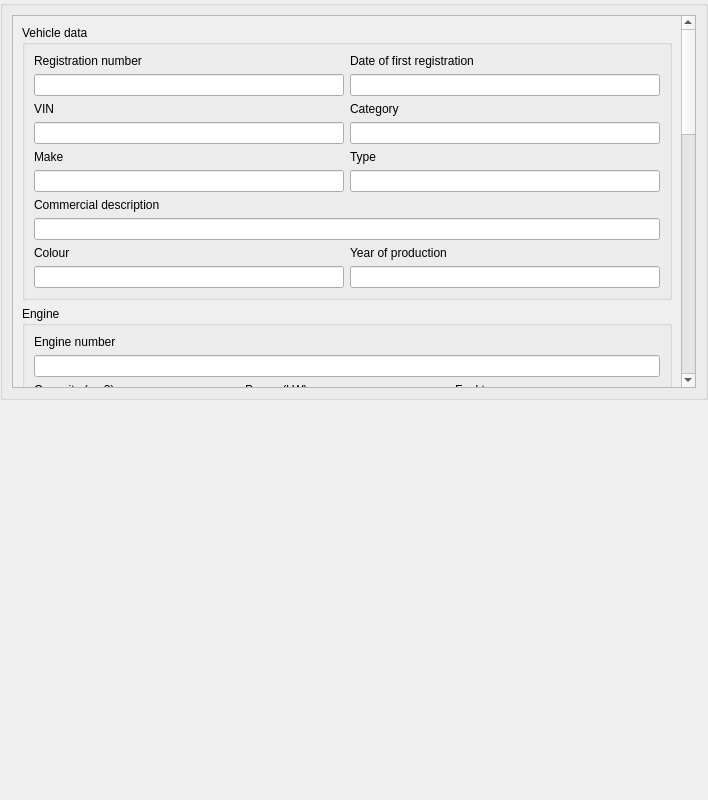
<?xml version="1.0" encoding="UTF-8"?>
<ui version="4.0">
 <class>Vehicle</class>
 <widget class="QWidget" name="Vehicle">
  <property name="geometry">
   <rect>
    <x>0</x>
    <y>0</y>
    <width>708</width>
    <height>800</height>
   </rect>
  </property>
  <property name="windowTitle">
   <string>Form</string>
  </property>
  <layout class="QVBoxLayout" name="verticalLayout">
   <property name="leftMargin"><number>0</number></property>
   <property name="topMargin"><number>0</number></property>
   <property name="rightMargin"><number>0</number></property>
   <property name="bottomMargin"><number>0</number></property>
   <item>
    <widget class="CollapsibleSection" name="vehicleCardSection">
     <property name="sizePolicy">
      <sizepolicy hsizetype="Preferred" vsizetype="Expanding">
       <horstretch>0</horstretch>
       <verstretch>0</verstretch>
      </sizepolicy>
     </property>
     <layout class="QVBoxLayout" name="verticalLayout_main">
      <!-- Scrollable content area -->
     <item>
      <widget class="QScrollArea" name="scrollArea">
       <property name="widgetResizable">
        <bool>true</bool>
       </property>
       <widget class="QWidget" name="scrollAreaWidgetContents">
        <layout class="QVBoxLayout" name="scrollLayout">
         <!-- Vehicle Data Group -->
         <item>
          <widget class="CollapsibleSection" name="vehicleGroupBox">
           <property name="title">
            <string>Vehicle data</string>
           </property>
           <layout class="QVBoxLayout" name="vehicleGroupLayout">
            <item>
             <layout class="QHBoxLayout" name="regRow">
              <item>
               <layout class="QVBoxLayout" name="regNumCol">
                <item>
                 <widget class="QLabel" name="registrationNumberLabel">
                  <property name="text">
                   <string>Registration number</string>
                  </property>
                 </widget>
                </item>
                <item>
                 <widget class="QLineEdit" name="registrationNumberLineEdit">
                  <property name="readOnly">
                   <bool>true</bool>
                  </property>
                 </widget>
                </item>
               </layout>
              </item>
              <item>
               <layout class="QVBoxLayout" name="firstRegCol">
                <item>
                 <widget class="QLabel" name="dateOfFirstRegistrationLabel">
                  <property name="text">
                   <string>Date of first registration</string>
                  </property>
                 </widget>
                </item>
                <item>
                 <widget class="QLineEdit" name="dateOfFirstRegistrationLineEdit">
                  <property name="readOnly">
                   <bool>true</bool>
                  </property>
                 </widget>
                </item>
               </layout>
              </item>
             </layout>
            </item>
            <item>
             <layout class="QHBoxLayout" name="vinRow">
              <item>
               <layout class="QVBoxLayout" name="vinCol">
                <item>
                 <widget class="QLabel" name="vehicleIdNumberLabel">
                  <property name="text">
                   <string>VIN</string>
                  </property>
                 </widget>
                </item>
                <item>
                 <widget class="QLineEdit" name="vehicleIdNumberLineEdit">
                  <property name="readOnly">
                   <bool>true</bool>
                  </property>
                 </widget>
                </item>
               </layout>
              </item>
              <item>
               <layout class="QVBoxLayout" name="categoryCol">
                <item>
                 <widget class="QLabel" name="vehicleCategoryLabel">
                  <property name="text">
                   <string>Category</string>
                  </property>
                 </widget>
                </item>
                <item>
                 <widget class="QLineEdit" name="vehicleCategoryLineEdit">
                  <property name="readOnly">
                   <bool>true</bool>
                  </property>
                 </widget>
                </item>
               </layout>
              </item>
             </layout>
            </item>
            <item>
             <layout class="QHBoxLayout" name="makeRow">
              <item>
               <layout class="QVBoxLayout" name="makeCol">
                <item>
                 <widget class="QLabel" name="vehicleMakeLabel">
                  <property name="text">
                   <string>Make</string>
                  </property>
                 </widget>
                </item>
                <item>
                 <widget class="QLineEdit" name="vehicleMakeLineEdit">
                  <property name="readOnly">
                   <bool>true</bool>
                  </property>
                 </widget>
                </item>
               </layout>
              </item>
              <item>
               <layout class="QVBoxLayout" name="typeCol">
                <item>
                 <widget class="QLabel" name="vehicleTypeLabel">
                  <property name="text">
                   <string>Type</string>
                  </property>
                 </widget>
                </item>
                <item>
                 <widget class="QLineEdit" name="vehicleTypeLineEdit">
                  <property name="readOnly">
                   <bool>true</bool>
                  </property>
                 </widget>
                </item>
               </layout>
              </item>
             </layout>
            </item>
            <item>
             <layout class="QVBoxLayout" name="commercialDescCol">
              <item>
               <widget class="QLabel" name="commercialDescriptionLabel">
                <property name="text">
                 <string>Commercial description</string>
                </property>
               </widget>
              </item>
              <item>
               <widget class="QLineEdit" name="commercialDescriptionLineEdit">
                <property name="readOnly">
                 <bool>true</bool>
                </property>
               </widget>
              </item>
             </layout>
            </item>
            <item>
             <layout class="QHBoxLayout" name="colourRow">
              <item>
               <layout class="QVBoxLayout" name="colourCol">
                <item>
                 <widget class="QLabel" name="colourOfVehicleLabel">
                  <property name="text">
                   <string>Colour</string>
                  </property>
                 </widget>
                </item>
                <item>
                 <widget class="QLineEdit" name="colourOfVehicleLineEdit">
                  <property name="readOnly">
                   <bool>true</bool>
                  </property>
                 </widget>
                </item>
               </layout>
              </item>
              <item>
               <layout class="QVBoxLayout" name="yearCol">
                <item>
                 <widget class="QLabel" name="yearOfProductionLabel">
                  <property name="text">
                   <string>Year of production</string>
                  </property>
                 </widget>
                </item>
                <item>
                 <widget class="QLineEdit" name="yearOfProductionLineEdit">
                  <property name="readOnly">
                   <bool>true</bool>
                  </property>
                 </widget>
                </item>
               </layout>
              </item>
             </layout>
            </item>
           </layout>
          </widget>
         </item>
         <!-- Engine Group -->
         <item>
          <widget class="CollapsibleSection" name="engineGroupBox">
           <property name="title">
            <string>Engine</string>
           </property>
           <layout class="QVBoxLayout" name="engineGroupLayout">
            <item>
             <layout class="QVBoxLayout" name="engineIdCol">
              <item>
               <widget class="QLabel" name="engineIdNumberLabel">
                <property name="text">
                 <string>Engine number</string>
                </property>
               </widget>
              </item>
              <item>
               <widget class="QLineEdit" name="engineIdNumberLineEdit">
                <property name="readOnly">
                 <bool>true</bool>
                </property>
               </widget>
              </item>
             </layout>
            </item>
            <item>
             <layout class="QHBoxLayout" name="engineRow">
              <item>
               <layout class="QVBoxLayout" name="capacityCol">
                <item>
                 <widget class="QLabel" name="engineCapacityLabel">
                  <property name="text">
                   <string>Capacity (cm3)</string>
                  </property>
                 </widget>
                </item>
                <item>
                 <widget class="QLineEdit" name="engineCapacityLineEdit">
                  <property name="readOnly">
                   <bool>true</bool>
                  </property>
                 </widget>
                </item>
               </layout>
              </item>
              <item>
               <layout class="QVBoxLayout" name="powerCol">
                <item>
                 <widget class="QLabel" name="maximumNetPowerLabel">
                  <property name="text">
                   <string>Power (kW)</string>
                  </property>
                 </widget>
                </item>
                <item>
                 <widget class="QLineEdit" name="maximumNetPowerLineEdit">
                  <property name="readOnly">
                   <bool>true</bool>
                  </property>
                 </widget>
                </item>
               </layout>
              </item>
              <item>
               <layout class="QVBoxLayout" name="fuelCol">
                <item>
                 <widget class="QLabel" name="typeOfFuelLabel">
                  <property name="text">
                   <string>Fuel type</string>
                  </property>
                 </widget>
                </item>
                <item>
                 <widget class="QLineEdit" name="typeOfFuelLineEdit">
                  <property name="readOnly">
                   <bool>true</bool>
                  </property>
                 </widget>
                </item>
               </layout>
              </item>
             </layout>
            </item>
           </layout>
          </widget>
         </item>
         <!-- Mass/Load Group -->
         <item>
          <widget class="CollapsibleSection" name="massGroupBox">
           <property name="title">
            <string>Mass and load</string>
           </property>
           <layout class="QVBoxLayout" name="massGroupLayout">
            <item>
             <layout class="QHBoxLayout" name="massRow1">
              <item>
               <layout class="QVBoxLayout" name="massCol">
                <item>
                 <widget class="QLabel" name="vehicleMassLabel">
                  <property name="text">
                   <string>Mass (kg)</string>
                  </property>
                 </widget>
                </item>
                <item>
                 <widget class="QLineEdit" name="vehicleMassLineEdit">
                  <property name="readOnly">
                   <bool>true</bool>
                  </property>
                 </widget>
                </item>
               </layout>
              </item>
              <item>
               <layout class="QVBoxLayout" name="maxMassCol">
                <item>
                 <widget class="QLabel" name="maximumPermissibleLadenMassLabel">
                  <property name="text">
                   <string>Max laden mass (kg)</string>
                  </property>
                 </widget>
                </item>
                <item>
                 <widget class="QLineEdit" name="maximumPermissibleLadenMassLineEdit">
                  <property name="readOnly">
                   <bool>true</bool>
                  </property>
                 </widget>
                </item>
               </layout>
              </item>
              <item>
               <layout class="QVBoxLayout" name="loadCol">
                <item>
                 <widget class="QLabel" name="vehicleLoadLabel">
                  <property name="text">
                   <string>Load (kg)</string>
                  </property>
                 </widget>
                </item>
                <item>
                 <widget class="QLineEdit" name="vehicleLoadLineEdit">
                  <property name="readOnly">
                   <bool>true</bool>
                  </property>
                 </widget>
                </item>
               </layout>
              </item>
             </layout>
            </item>
            <item>
             <layout class="QHBoxLayout" name="massRow2">
              <item>
               <layout class="QVBoxLayout" name="pwrCol">
                <item>
                 <widget class="QLabel" name="powerWeightRatioLabel">
                  <property name="text">
                   <string>Power/weight ratio</string>
                  </property>
                 </widget>
                </item>
                <item>
                 <widget class="QLineEdit" name="powerWeightRatioLineEdit">
                  <property name="readOnly">
                   <bool>true</bool>
                  </property>
                 </widget>
                </item>
               </layout>
              </item>
              <item>
               <layout class="QVBoxLayout" name="axlesCol">
                <item>
                 <widget class="QLabel" name="numberOfAxlesLabel">
                  <property name="text">
                   <string>Number of axles</string>
                  </property>
                 </widget>
                </item>
                <item>
                 <widget class="QLineEdit" name="numberOfAxlesLineEdit">
                  <property name="readOnly">
                   <bool>true</bool>
                  </property>
                 </widget>
                </item>
               </layout>
              </item>
              <item>
               <layout class="QVBoxLayout" name="seatsCol">
                <item>
                 <widget class="QLabel" name="numberOfSeatsLabel">
                  <property name="text">
                   <string>Seats</string>
                  </property>
                 </widget>
                </item>
                <item>
                 <widget class="QLineEdit" name="numberOfSeatsLineEdit">
                  <property name="readOnly">
                   <bool>true</bool>
                  </property>
                 </widget>
                </item>
               </layout>
              </item>
              <item>
               <layout class="QVBoxLayout" name="standingCol">
                <item>
                 <widget class="QLabel" name="numberOfStandingPlacesLabel">
                  <property name="text">
                   <string>Standing places</string>
                  </property>
                 </widget>
                </item>
                <item>
                 <widget class="QLineEdit" name="numberOfStandingPlacesLineEdit">
                  <property name="readOnly">
                   <bool>true</bool>
                  </property>
                 </widget>
                </item>
               </layout>
              </item>
             </layout>
            </item>
           </layout>
          </widget>
         </item>
         <!-- Owner Group -->
         <item>
          <widget class="CollapsibleSection" name="ownerGroupBox">
           <property name="title">
            <string>Owner</string>
           </property>
           <layout class="QVBoxLayout" name="ownerGroupLayout">
            <item>
             <layout class="QHBoxLayout" name="ownerRow1">
              <item>
               <layout class="QVBoxLayout" name="ownerSurnameCol">
                <item>
                 <widget class="QLabel" name="ownersSurnameLabel">
                  <property name="text">
                   <string>Surname / Business name</string>
                  </property>
                 </widget>
                </item>
                <item>
                 <widget class="QLineEdit" name="ownersSurnameLineEdit">
                  <property name="readOnly">
                   <bool>true</bool>
                  </property>
                 </widget>
                </item>
               </layout>
              </item>
              <item>
               <layout class="QVBoxLayout" name="ownerNameCol">
                <item>
                 <widget class="QLabel" name="ownerNameLabel">
                  <property name="text">
                   <string>Name</string>
                  </property>
                 </widget>
                </item>
                <item>
                 <widget class="QLineEdit" name="ownerNameLineEdit">
                  <property name="readOnly">
                   <bool>true</bool>
                  </property>
                 </widget>
                </item>
               </layout>
              </item>
             </layout>
            </item>
            <item>
             <layout class="QVBoxLayout" name="ownerAddrCol">
              <item>
               <widget class="QLabel" name="ownerAddressLabel">
                <property name="text">
                 <string>Address</string>
                </property>
               </widget>
              </item>
              <item>
               <widget class="QLineEdit" name="ownerAddressLineEdit">
                <property name="readOnly">
                 <bool>true</bool>
                </property>
               </widget>
              </item>
             </layout>
            </item>
            <item>
             <layout class="QVBoxLayout" name="ownerPersonalCol">
              <item>
               <widget class="QLabel" name="ownersPersonalNoLabel">
                <property name="text">
                 <string>Personal number</string>
                </property>
               </widget>
              </item>
              <item>
               <widget class="QLineEdit" name="ownersPersonalNoLineEdit">
                <property name="readOnly">
                 <bool>true</bool>
                </property>
               </widget>
              </item>
             </layout>
            </item>
           </layout>
          </widget>
         </item>
         <!-- User Group -->
         <item>
          <widget class="CollapsibleSection" name="userGroupBox">
           <property name="title">
            <string>User</string>
           </property>
           <layout class="QVBoxLayout" name="userGroupLayout">
            <item>
             <layout class="QHBoxLayout" name="userRow1">
              <item>
               <layout class="QVBoxLayout" name="userSurnameCol">
                <item>
                 <widget class="QLabel" name="usersSurnameLabel">
                  <property name="text">
                   <string>Surname / Business name</string>
                  </property>
                 </widget>
                </item>
                <item>
                 <widget class="QLineEdit" name="usersSurnameLineEdit">
                  <property name="readOnly">
                   <bool>true</bool>
                  </property>
                 </widget>
                </item>
               </layout>
              </item>
              <item>
               <layout class="QVBoxLayout" name="usersNameCol">
                <item>
                 <widget class="QLabel" name="usersNameLabel">
                  <property name="text">
                   <string>Name</string>
                  </property>
                 </widget>
                </item>
                <item>
                 <widget class="QLineEdit" name="usersNameLineEdit">
                  <property name="readOnly">
                   <bool>true</bool>
                  </property>
                 </widget>
                </item>
               </layout>
              </item>
             </layout>
            </item>
            <item>
             <layout class="QVBoxLayout" name="usersAddrCol">
              <item>
               <widget class="QLabel" name="usersAddressLabel">
                <property name="text">
                 <string>Address</string>
                </property>
               </widget>
              </item>
              <item>
               <widget class="QLineEdit" name="usersAddressLineEdit">
                <property name="readOnly">
                 <bool>true</bool>
                </property>
               </widget>
              </item>
             </layout>
            </item>
            <item>
             <layout class="QVBoxLayout" name="usersPersonalCol">
              <item>
               <widget class="QLabel" name="usersPersonalNoLabel">
                <property name="text">
                 <string>Personal number</string>
                </property>
               </widget>
              </item>
              <item>
               <widget class="QLineEdit" name="usersPersonalNoLineEdit">
                <property name="readOnly">
                 <bool>true</bool>
                </property>
               </widget>
              </item>
             </layout>
            </item>
           </layout>
          </widget>
         </item>
         <!-- Document Data Group -->
         <item>
          <widget class="CollapsibleSection" name="documentGroupBox">
           <property name="title">
            <string>Document data</string>
           </property>
           <layout class="QVBoxLayout" name="documentGroupLayout">
            <item>
             <layout class="QHBoxLayout" name="docRow1">
              <item>
               <layout class="QVBoxLayout" name="stateIssuingCol">
                <item>
                 <widget class="QLabel" name="stateIssuingLabel">
                  <property name="text">
                   <string>State issuing</string>
                  </property>
                 </widget>
                </item>
                <item>
                 <widget class="QLineEdit" name="stateIssuingLineEdit">
                  <property name="readOnly">
                   <bool>true</bool>
                  </property>
                 </widget>
                </item>
               </layout>
              </item>
              <item>
               <layout class="QVBoxLayout" name="competentAuthCol">
                <item>
                 <widget class="QLabel" name="competentAuthorityLabel">
                  <property name="text">
                   <string>Competent authority</string>
                  </property>
                 </widget>
                </item>
                <item>
                 <widget class="QLineEdit" name="competentAuthorityLineEdit">
                  <property name="readOnly">
                   <bool>true</bool>
                  </property>
                 </widget>
                </item>
               </layout>
              </item>
             </layout>
            </item>
            <item>
             <layout class="QVBoxLayout" name="authIssuingCol">
              <item>
               <widget class="QLabel" name="authorityIssuingLabel">
                <property name="text">
                 <string>Authority issuing</string>
                </property>
               </widget>
              </item>
              <item>
               <widget class="QLineEdit" name="authorityIssuingLineEdit">
                <property name="readOnly">
                 <bool>true</bool>
                </property>
               </widget>
              </item>
             </layout>
            </item>
            <item>
             <layout class="QHBoxLayout" name="docRow2">
              <item>
               <layout class="QVBoxLayout" name="unambiguousCol">
                <item>
                 <widget class="QLabel" name="unambiguousNumberLabel">
                  <property name="text">
                   <string>Unambiguous number</string>
                  </property>
                 </widget>
                </item>
                <item>
                 <widget class="QLineEdit" name="unambiguousNumberLineEdit">
                  <property name="readOnly">
                   <bool>true</bool>
                  </property>
                 </widget>
                </item>
               </layout>
              </item>
              <item>
               <layout class="QVBoxLayout" name="serialCol">
                <item>
                 <widget class="QLabel" name="serialNumberLabel">
                  <property name="text">
                   <string>Serial number</string>
                  </property>
                 </widget>
                </item>
                <item>
                 <widget class="QLineEdit" name="serialNumberLineEdit">
                  <property name="readOnly">
                   <bool>true</bool>
                  </property>
                 </widget>
                </item>
               </layout>
              </item>
             </layout>
            </item>
            <item>
             <layout class="QHBoxLayout" name="docRow3">
              <item>
               <layout class="QVBoxLayout" name="typeApprovalCol">
                <item>
                 <widget class="QLabel" name="typeApprovalNumberLabel">
                  <property name="text">
                   <string>Type approval number</string>
                  </property>
                 </widget>
                </item>
                <item>
                 <widget class="QLineEdit" name="typeApprovalNumberLineEdit">
                  <property name="readOnly">
                   <bool>true</bool>
                  </property>
                 </widget>
                </item>
               </layout>
              </item>
             </layout>
            </item>
            <item>
             <layout class="QHBoxLayout" name="docRow4">
              <item>
               <layout class="QVBoxLayout" name="issuingDateCol">
                <item>
                 <widget class="QLabel" name="issuingDateLabel">
                  <property name="text">
                   <string>Date of issuance</string>
                  </property>
                 </widget>
                </item>
                <item>
                 <widget class="QLineEdit" name="issuingDateLineEdit">
                  <property name="readOnly">
                   <bool>true</bool>
                  </property>
                 </widget>
                </item>
               </layout>
              </item>
              <item>
               <layout class="QVBoxLayout" name="expiryDateCol">
                <item>
                 <widget class="QLabel" name="expiryDateLabel">
                  <property name="text">
                   <string>Valid to</string>
                  </property>
                 </widget>
                </item>
                <item>
                 <widget class="QLineEdit" name="expiryDateLineEdit">
                  <property name="readOnly">
                   <bool>true</bool>
                  </property>
                 </widget>
                </item>
               </layout>
              </item>
             </layout>
            </item>
           </layout>
          </widget>
         </item>
        <item>
         <spacer name="verticalSpacer">
          <property name="orientation">
           <enum>Qt::Orientation::Vertical</enum>
          </property>
          <property name="sizeHint" stdset="0">
           <size>
            <width>20</width>
            <height>40</height>
           </size>
          </property>
         </spacer>
        </item>
       </layout>
      </widget>
     </widget>
    </item>
   </layout>
   </widget>
  </item>
  <item>
   <spacer name="verticalSpacer_outer">
    <property name="orientation">
     <enum>Qt::Orientation::Vertical</enum>
    </property>
    <property name="sizeHint" stdset="0">
     <size>
      <width>20</width>
      <height>0</height>
     </size>
    </property>
   </spacer>
  </item>
 </layout>
</widget>
 <customwidgets>
  <customwidget>
   <class>CollapsibleSection</class>
   <extends>QGroupBox</extends>
   <header>utils/collapsiblesection.h</header>
  </customwidget>
 </customwidgets>
 <resources>
  <include location="../../resources/librecelik.qrc"/>
 </resources>
 <connections/>
</ui>
